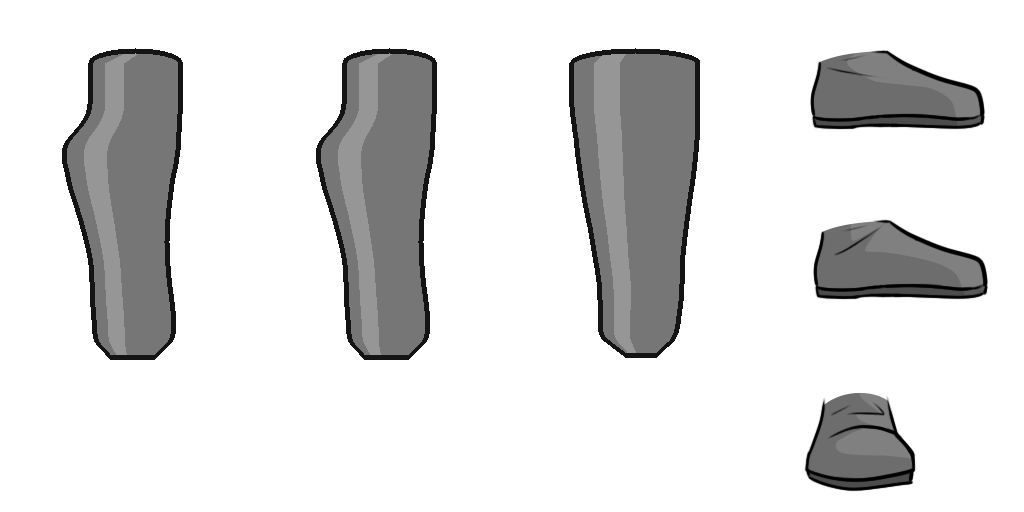
#> input picture tools/packgen/templates/Tall Boot.png, 1024 x 512 px
$ python recolor.py 'templates/Tall Boot.png' 'templates/Tall Boot.png' 'templates/Tall Boot.png'
#> lines starting #> are read from the running program, lines starting #| are printed output that depends on the picture; after the words box and inside, x2 and y2 are one past the last pixel; in counts of white or black regions, pixels touching at a corner belong together
"""Split a full-colour part texture into CC2D's form: a grey shading texture plus an RGB colour
mask, with three default colours, so the part can be recoloured like CC2D's own parts.

CC2D's armour shader (linear space): out = 2 * colour_k * tex   where mask channel k is set,
                                      out = 2 * 0.5   * tex   where the mask is black.
So for a pixel of colour C in channel k we store tex = lum(C) / (2 * lum(colour_k)) as grey,
and outlines / near-black pixels stay unmasked with tex = C / (2 * lin(0.5)).
python3 recolor.py in.png out_tex.png out_mask.png  -> prints the 3 default colours (sRGB)"""
import sys, json
import numpy as np
from PIL import Image

def to_lin(c):
    return np.where(c <= 0.04045, c / 12.92, ((c + 0.055) / 1.055) ** 2.4)

def to_srgb(c):
    c = np.clip(c, 0, 1)
    return np.where(c <= 0.0031308, c * 12.92, 1.055 * c ** (1 / 2.4) - 0.055)

def lum(lin):
    return lin[..., 0] * 0.2126 + lin[..., 1] * 0.7152 + lin[..., 2] * 0.0722

def kmeans(x, k, iters=30, seed=0):
    rng = np.random.default_rng(seed)
    # k-means++ init
    c = [x[rng.integers(len(x))]]
    for _ in range(1, k):
        d = np.min(((x[:, None, :] - np.array(c)[None]) ** 2).sum(-1), axis=1)
        c.append(x[rng.choice(len(x), p=d / d.sum())])
    c = np.array(c)
    for _ in range(iters):
        lab = np.argmin(((x[:, None, :] - c[None]) ** 2).sum(-1), axis=1)
        c = np.array([x[lab == i].mean(0) if np.any(lab == i) else c[i] for i in range(k)])
    return c, lab

def split(src, out_tex, out_mask, k=3, outline=0.035):
#> called with src = 'templates/Tall Boot.png', out_tex = 'templates/Tall Boot.png', out_mask = 'templates/Tall Boot.png', k = 3, outline = 0.035
    im = np.asarray(Image.open(src).convert('RGBA')).astype(np.float32) / 255.0
    rgb, a = im[..., :3], im[..., 3]
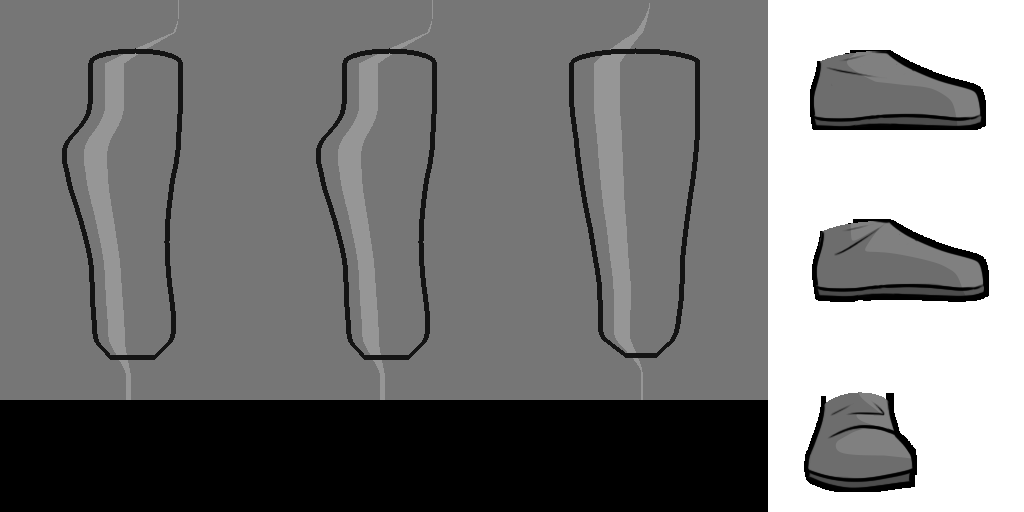
#> rgb: shape (512, 1024, 3) float32; min 0, max 1, mean 0.476
    lin = to_lin(rgb)
#> in to_lin, `return np.where(c <= 0.04045, c / 12.92, ((c + 0.055) / 1.055) ** 2.4)`:
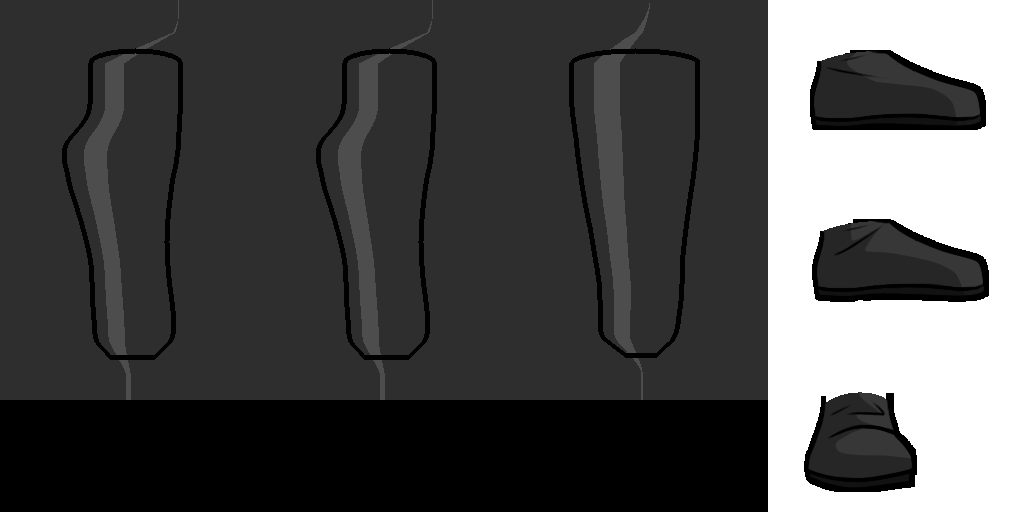
#> returned value: shape (512, 1024, 3) float32; min 0, max 1, mean 0.303
    L = lum(lin)
    solid = a > 0.5
#> solid: shape (512, 1024) bool; 22.7% white; 6 white regions, box (x1, y1, x2, y2) and area: (569, 48, 700, 358) 32438, (62, 48, 183, 360) 28688, (316, 48, 437, 360) 28687, (814, 220, 987, 299) 10626, (811, 51, 984, 129) 10605, (805, 393, 915, 491) 8215
    ink = solid & (L < outline)               # black outlines and deep shadow: leave unmasked
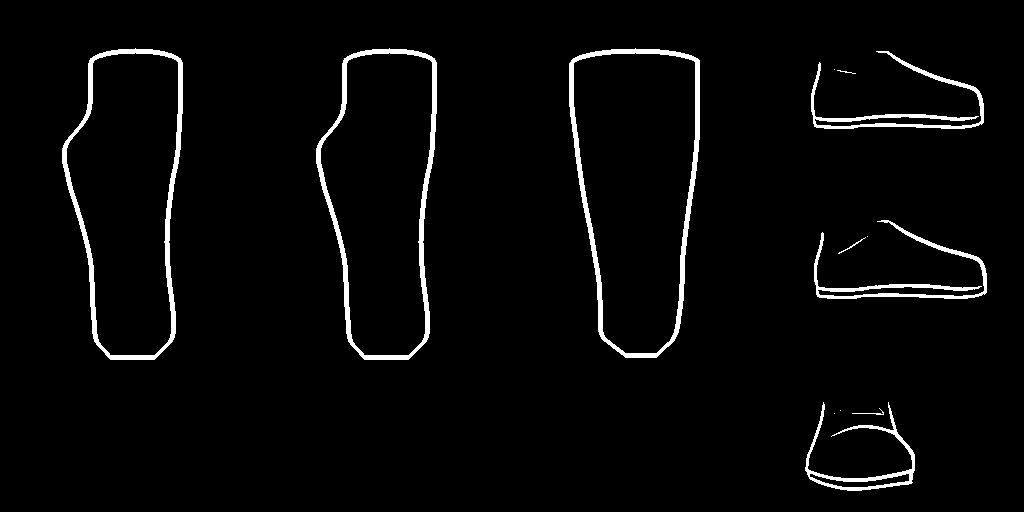
#> ink: shape (512, 1024) bool; 3.1% white; 13 white regions (4 under 20 px), largest, box (x1, y1, x2, y2) and area: (569, 48, 700, 358) 3750, (62, 48, 183, 360) 3632, (316, 48, 437, 360) 3632
    paint = solid & ~ink
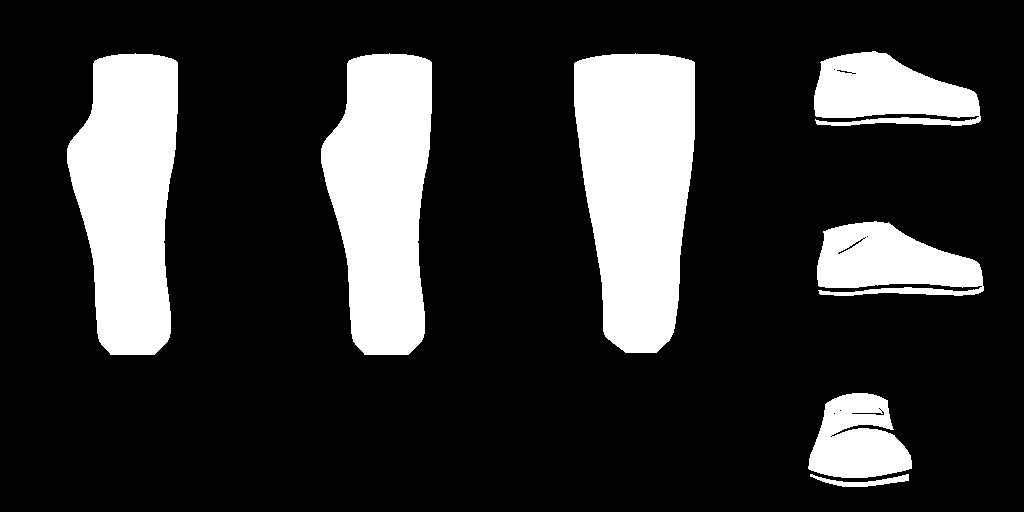
#> paint: shape (512, 1024) bool; 19.6% white; 7 white regions, largest, box (x1, y1, x2, y2) and area: (574, 53, 695, 353) 28688, (67, 53, 178, 355) 25056, (321, 53, 432, 355) 25055
    # cluster on a perceptual-ish feature: sRGB colour (sampled for speed)
    feats = rgb[paint]
    sample = feats[np.random.default_rng(1).choice(len(feats), min(len(feats), 40000), replace=False)]
    centers, _ = kmeans(sample, k)
#> in kmeans, `c = [x[rng.integers(len(x))]]`: c = [[0.463, 0.463, 0.463]]
#> after the loop in kmeans, `for _ in range(1, k):`: c = [[0.463, 0.463, 0.463], [0.298, 0.298, 0.298], [0.588, 0.588, 0.588]]
#> centers = [[0.46, 0.46, 0.46], [0.295, 0.295, 0.295], [0.588, 0.588, 0.588]]
    # order: most common first (channel R = main fabric)
    lab_all = np.argmin(((feats[:, None, :] - centers[None]) ** 2).sum(-1), axis=1)
    order = np.argsort(-np.bincount(lab_all, minlength=k))
#> order = [0, 2, 1]
    centers = centers[order]
#> centers = [[0.46, 0.46, 0.46], [0.588, 0.588, 0.588], [0.295, 0.295, 0.295]]
    lab_all = np.argsort(order)[lab_all]
    # default colours: a bright-ish version of each cluster (so shading has headroom)
    defaults = []
    tex = np.zeros_like(lin)
    mask = np.zeros_like(lin)
    idx = np.nonzero(paint)
#> idx = 102920 positions, rows 51 to 486, columns 67 to 983
    for i in range(k):
        sel = lab_all == i
        px = lin[idx[0][sel], idx[1][sel]]
        if len(px) == 0:
            defaults.append([0.5, 0.5, 0.5])
            continue
        # colour = the 85th-percentile-luminance pixels' mean, so most shading lands below it
        l = lum(px)
        hi = px[l >= np.percentile(l, 85)].mean(0)
        col_lin = np.clip(hi, 1e-4, 1)
        defaults.append(to_srgb(col_lin).tolist())
        g = np.clip(l / (2 * lum(col_lin[None])[0]), 0, 1)
        tex[idx[0][sel], idx[1][sel]] = g[:, None]
        mask[idx[0][sel], idx[1][sel], i] = 1.0
#> this loop made 3 passes
#> c in to_srgb on passes 1 to 3: [0.185, 0.185, 0.185], [0.305, 0.305, 0.305], [0.103, 0.103, 0.103]
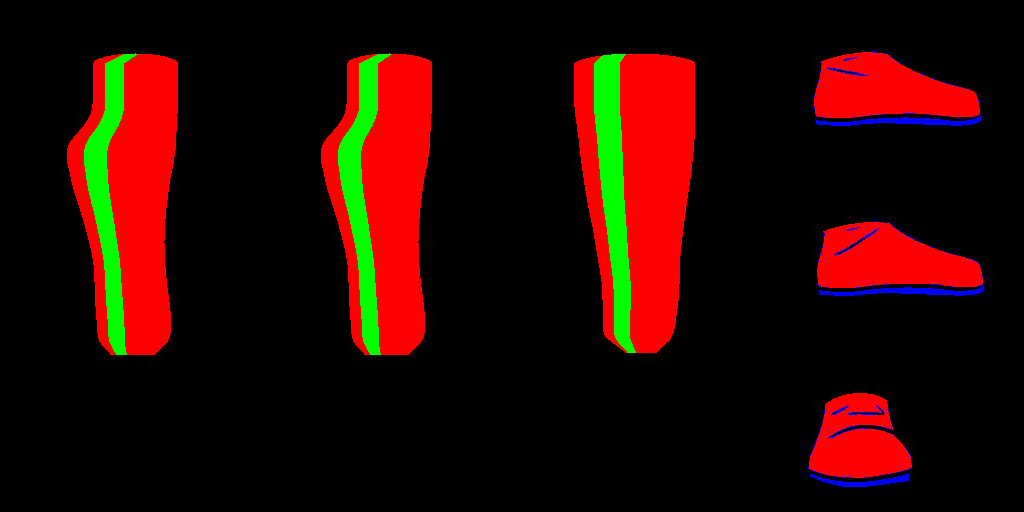
#> mask: shape (512, 1024, 3) float32; mean R, G, B 0.158, 0.0333, 0.00554
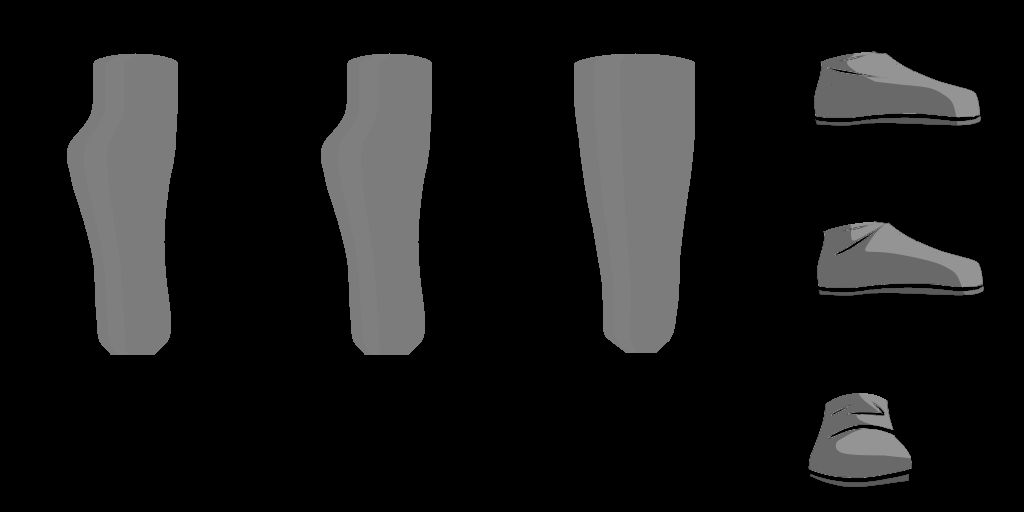
#> tex: shape (512, 1024, 3) float32; min 0, max 0.584, mean 0.0949
#> after the loop, defaults = [[0.467, 0.467, 0.467], [0.588, 0.588, 0.588], [0.354, 0.354, 0.354]]
    # unmasked ink: tex = C / (2 * lin(0.5))
    tex[ink] = np.clip(lin[ink] / (2 * to_lin(np.array(0.5))), 0, 1)
#> tex: shape (512, 1024, 3) float32; 2.75% of pixels changed, all inside (x1, y1, x2, y2) = (62, 48, 984, 491)
    tex_srgb = to_srgb(tex)
    out = np.dstack([tex_srgb, a])
    Image.fromarray((out * 255 + 0.5).astype(np.uint8), 'RGBA').save(out_tex)
    m = np.dstack([mask, solid.astype(np.float32)])
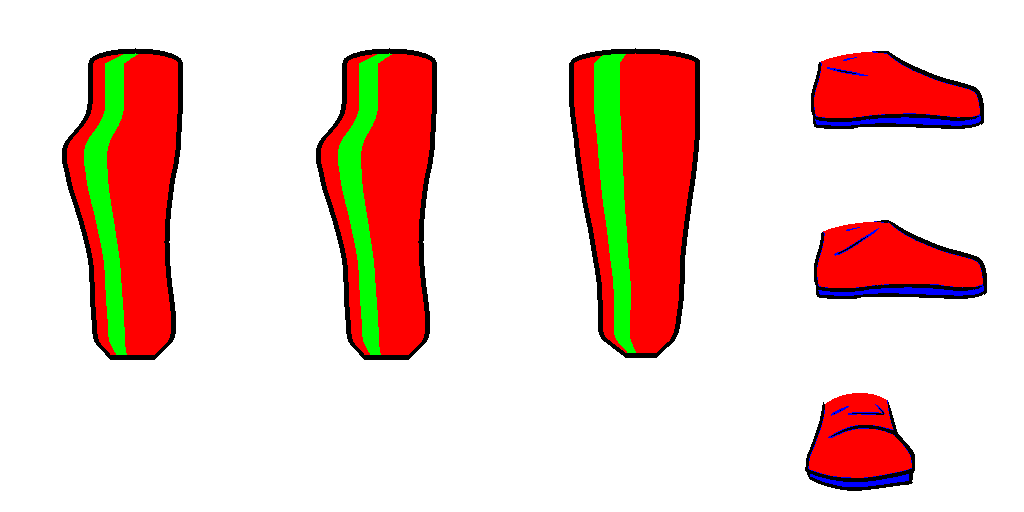
#> m: shape (512, 1024, 4) float32; mean R, G, B, A 0.158, 0.0333, 0.00554, 0.227; transparent parts drawn white
    Image.fromarray((m * 255 + 0.5).astype(np.uint8), 'RGBA').save(out_mask)
    return [[round(v, 4) for v in c] + [1.0] for c in defaults]

if __name__ == '__main__':
    print(json.dumps(split(sys.argv[1], sys.argv[2], sys.argv[3])))
